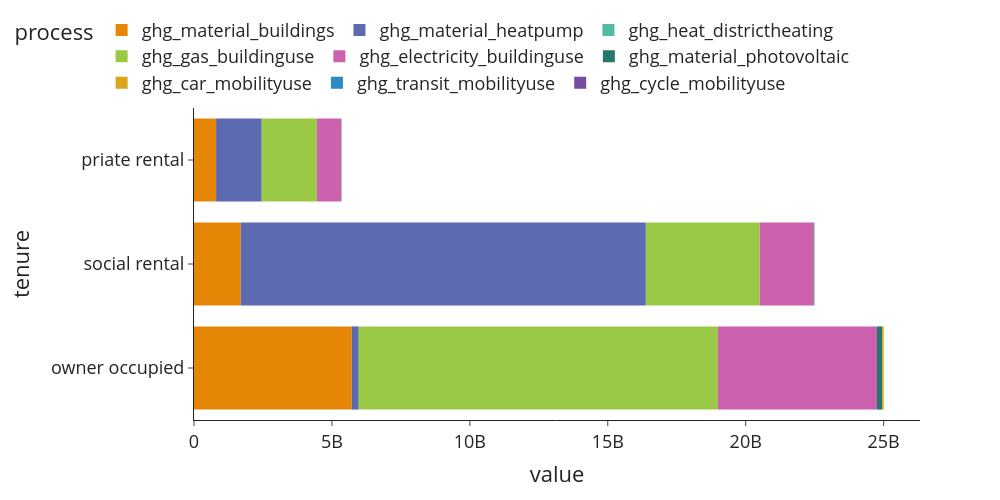

Notebook code for this chart:
### Code cell
df = ghg_annual.multiply(use['n_hhd'], axis=0).groupby(level=0, sort=False).sum().unstack().reset_index()
    df.columns = ['process', 'tenure', 'value']

    fig = px.bar(df, x='value', y='tenure',color='process', 
                 #text=df['percentage'].apply(lambda x: '{0:.1%}'.format(x)), 
                 #labels={'value':'Carbon footprint of EU construction in '+str(iot_year)+' [Mt CO<sub>2</sub>]', 'subsector':''}, 
                 template='simple_white', 
             color_discrete_sequence=px.colors.qualitative.Vivid) 
    #fig.update_traces(textposition='inside')
    fig.update_layout(width=1000, height=500, 
                      #xaxis_tickformat = '.0%',
                      font=dict(size=18),
                      legend=dict(
        orientation="h",
        #entrywidth=70,
        yanchor="bottom",
        y=1.02,
        xanchor="left",
        x=-0.25
    ))
    fig.update_traces(marker_line_width=0)

### Figure 1 — Plotly figure (JSON) as saved in the notebook; plotly's stock layout.template omitted (floating-point values rounded to 4 significant figures)
{"data": [{"alignmentgroup": "True", "hovertemplate": "process=ghg_material_buildings<br>value=%{x}<br>tenure=%{y}<extra></extra>", "legendgroup": "ghg_material_buildings", "marker": {"color": "rgb(229, 134, 6)", "line": {"width": 0}, "pattern": {"shape": ""}}, "name": "ghg_material_buildings", "offsetgroup": "ghg_material_buildings", "orientation": "h", "showlegend": true, "textposition": "auto", "type": "bar", "x": [5721000000.0, 1692000000.0, 800800000.0], "xaxis": "x", "y": ["owner occupied", "social rental", "priate rental"], "yaxis": "y"}, {"alignmentgroup": "True", "hovertemplate": "process=ghg_material_heatpump<br>value=%{x}<br>tenure=%{y}<extra></extra>", "legendgroup": "ghg_material_heatpump", "marker": {"color": "rgb(93, 105, 177)", "line": {"width": 0}, "pattern": {"shape": ""}}, "name": "ghg_material_heatpump", "offsetgroup": "ghg_material_heatpump", "orientation": "h", "showlegend": true, "textposition": "auto", "type": "bar", "x": [250600000.0, 14687619315, 1654545795], "xaxis": "x", "y": ["owner occupied", "social rental", "priate rental"], "yaxis": "y"}, {"alignmentgroup": "True", "hovertemplate": "process=ghg_heat_districtheating<br>value=%{x}<br>tenure=%{y}<extra></extra>", "legendgroup": "ghg_heat_districtheating", "marker": {"color": "rgb(82, 188, 163)", "line": {"width": 0}, "pattern": {"shape": ""}}, "name": "ghg_heat_districtheating", "offsetgroup": "ghg_heat_districtheating", "orientation": "h", "showlegend": true, "textposition": "auto", "type": "bar", "x": [35430.0, 22290.0, 12790.0], "xaxis": "x", "y": ["owner occupied", "social rental", "priate rental"], "yaxis": "y"}, {"alignmentgroup": "True", "hovertemplate": "process=ghg_gas_buildinguse<br>value=%{x}<br>tenure=%{y}<extra></extra>", "legendgroup": "ghg_gas_buildinguse", "marker": {"color": "rgb(153, 201, 69)", "line": {"width": 0}, "pattern": {"shape": ""}}, "name": "ghg_gas_buildinguse", "offsetgroup": "ghg_gas_buildinguse", "orientation": "h", "showlegend": true, "textposition": "auto", "type": "bar", "x": [13020000000.0, 4129000000.0, 1996000000.0], "xaxis": "x", "y": ["owner occupied", "social rental", "priate rental"], "yaxis": "y"}, {"alignmentgroup": "True", "hovertemplate": "process=ghg_electricity_buildinguse<br>value=%{x}<br>tenure=%{y}<extra></extra>", "legendgroup": "ghg_electricity_buildinguse", "marker": {"color": "rgb(204, 97, 176)", "line": {"width": 0}, "pattern": {"shape": ""}}, "name": "ghg_electricity_buildinguse", "offsetgroup": "ghg_electricity_buildinguse", "orientation": "h", "showlegend": true, "textposition": "auto", "type": "bar", "x": [5768000000.0, 1952000000.0, 887500000.0], "xaxis": "x", "y": ["owner occupied", "social rental", "priate rental"], "yaxis": "y"}, {"alignmentgroup": "True", "hovertemplate": "process=ghg_material_photovoltaic<br>value=%{x}<br>tenure=%{y}<extra></extra>", "legendgroup": "ghg_material_photovoltaic", "marker": {"color": "rgb(36, 121, 108)", "line": {"width": 0}, "pattern": {"shape": ""}}, "name": "ghg_material_photovoltaic", "offsetgroup": "ghg_material_photovoltaic", "orientation": "h", "showlegend": true, "textposition": "auto", "type": "bar", "x": [182100000.0, 26980000.0, 6247000.0], "xaxis": "x", "y": ["owner occupied", "social rental", "priate rental"], "yaxis": "y"}, {"alignmentgroup": "True", "hovertemplate": "process=ghg_car_mobilityuse<br>value=%{x}<br>tenure=%{y}<extra></extra>", "legendgroup": "ghg_car_mobilityuse", "marker": {"color": "rgb(218, 165, 27)", "line": {"width": 0}, "pattern": {"shape": ""}}, "name": "ghg_car_mobilityuse", "offsetgroup": "ghg_car_mobilityuse", "orientation": "h", "showlegend": true, "textposition": "auto", "type": "bar", "x": [59890000.0, 8484000.0, 8989000.0], "xaxis": "x", "y": ["owner occupied", "social rental", "priate rental"], "yaxis": "y"}, {"alignmentgroup": "True", "hovertemplate": "process=ghg_transit_mobilityuse<br>value=%{x}<br>tenure=%{y}<extra></extra>", "legendgroup": "ghg_transit_mobilityuse", "marker": {"color": "rgb(47, 138, 196)", "line": {"width": 0}, "pattern": {"shape": ""}}, "name": "ghg_transit_mobilityuse", "offsetgroup": "ghg_transit_mobilityuse", "orientation": "h", "showlegend": true, "textposition": "auto", "type": "bar", "x": [350000.0, 234300.0, 295900.0], "xaxis": "x", "y": ["owner occupied", "social rental", "priate rental"], "yaxis": "y"}, {"alignmentgroup": "True", "hovertemplate": "process=ghg_cycle_mobilityuse<br>value=%{x}<br>tenure=%{y}<extra></extra>", "legendgroup": "ghg_cycle_mobilityuse", "marker": {"color": "rgb(118, 78, 159)", "line": {"width": 0}, "pattern": {"shape": ""}}, "name": "ghg_cycle_mobilityuse", "offsetgroup": "ghg_cycle_mobilityuse", "orientation": "h", "showlegend": true, "textposition": "auto", "type": "bar", "x": [14730.0, 6015.0, 2573.0], "xaxis": "x", "y": ["owner occupied", "social rental", "priate rental"], "yaxis": "y"}], "layout": {"barmode": "relative", "font": {"size": 18}, "height": 500, "legend": {"orientation": "h", "title": {"text": "process"}, "tracegroupgap": 0, "x": -0.25, "xanchor": "left", "y": 1.02, "yanchor": "bottom"}, "margin": {"t": 60}, "width": 1000, "xaxis": {"anchor": "y", "domain": [0, 1], "title": {"text": "value"}}, "yaxis": {"anchor": "x", "domain": [0, 1], "title": {"text": "tenure"}}}}
